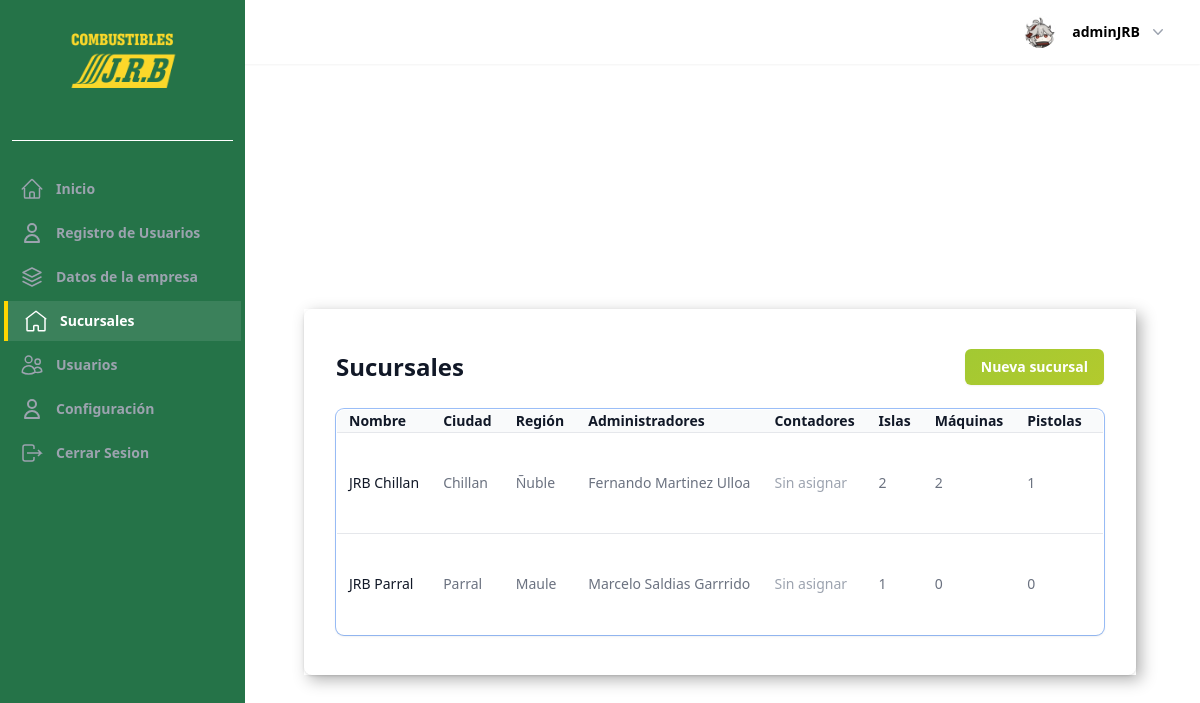
Page /sucursales/ (signed in) on the committed database.
### UsuarioApp/models.py (models this page shows, shortened)
class Profile(models.Model):
    last_activity = models.DateTimeField(null=True, blank=True)
    image = models.ImageField(upload_to=profile_picture_path, default="profile.webp")
    user_FK = models.OneToOneField(
        User, on_delete=models.CASCADE, related_name="profile",
    )
    position_FK = models.ForeignKey(
        Position, on_delete=models.SET_NULL, null=True, blank=True
    )
    company_rut = models.CharField(
        max_length=12,
        blank=True,
        null=True,
        validators=[
            RegexValidator(
                regex=r"^[0-9.]+-[0-9kK]{1}$",
                message="Ingrese un RUT válido en el formato 12.345.678-9",
            )
        ],
        verbose_name="RUT Empresa",
    )
    phone = models.CharField(max_length=20, blank=True, verbose_name="Teléfono")
    gender = models.CharField(
        max_length=1,
        choices=GENDER_CHOICES,
        null=True,
        blank=True,
        verbose_name="Sexo",
    )
    date_of_birth = models.DateField(
        null=True,
        blank=True,
        verbose_name="Fecha de nacimiento",
    )
    salario = models.DecimalField(
        max_digits=10, decimal_places=2, null=True, blank=True, verbose_name="Salario",
    )
    address = models.CharField(max_length=255, blank=True, verbose_name="Dirección")
    date_of_hire = models.DateField(null=True, blank=True, verbose_name="Fecha de contratación")
    is_partime = models.BooleanField(
        default=False,
        choices=[(True, "Tiempo completo"), (False, "Medio tiempo")],
        verbose_name="Tipo de jornada",
    )
    examen_medico = models.FileField(
        upload_to="documentos/examenes/",
        null=True,
        blank=True,
        verbose_name="Examen médico",
    )
    contrato = models.FileField(
        upload_to="documentos/contratos/",
        null=True,
        blank=True,
        verbose_name="Contrato",
    )
    current_branch = models.ForeignKey(
        Sucursal,
        on_delete=models.SET_NULL,
        null=True,
        blank=True,
        related_name="current_profiles",
        verbose_name="Sucursal actual",
    )
    def save(self, *args, **kwargs):
        update_last_activity = kwargs.pop("update_last_activity", False)
        if update_last_activity:
            self.last_activity = timezone.now()
            kwargs["update_fields"] = ["last_activity"]
        if self.pk:
            handle_old_image(Profile, self.pk, self.image)
        super(Profile, self).save(*args, **kwargs)
        if self.image and os.path.exists(self.image.path):
            resize_image(self.image.path, 300)
            crop_image(self.image.path, 300)
    def has_role(self, roles=None):
        if not self.position_FK:
            return False
        code = self.position_FK.permission_code
        if roles is None:
            return code != RESTRICTED_PERMISSION_CODE
        if isinstance(roles, str):
            roles = [roles]
        return code in roles
    def update_last_activity(self):
        self.save(update_last_activity=True)
    def _has_permission(self, code: str) -> bool:
        return bool(self.position_FK and self.position_FK.permission_code == code)
    def is_owner(self) -> bool:
        return self._has_permission("OWNER")
    def is_admin(self) -> bool:
        return self._has_permission("ADMINISTRATOR")
    class Meta:
        verbose_name = "Perfil"
        verbose_name_plural = "Perfiles"
        ordering = ["-id"]

### sucursalApp/models.py (models this page shows, shortened)
class Sucursal(models.Model):
    company = models.ForeignKey(
        "homeApp.Company",
        on_delete=models.CASCADE,
        related_name="branches",
        verbose_name="Empresa",
    )
    name = models.CharField("Nombre", max_length=255)
    address = models.CharField("Dirección", max_length=255)
    city = models.CharField("Ciudad", max_length=100)
    region = models.CharField("Región", max_length=100)
    phone = models.CharField("Teléfono", max_length=30, blank=True)
    email = models.EmailField("Correo electrónico", blank=True)
    islands = models.PositiveIntegerField("Islas", default=0)
    created_at = models.DateTimeField("Fecha de creación", auto_now_add=True)
    updated_at = models.DateTimeField("Fecha de actualización", auto_now=True)
    class Meta:
        verbose_name = "Sucursal"
        verbose_name_plural = "Sucursales"
        ordering = ("name",)
    @property
    def machines_count(self) -> int:
        islands = SucursalStaff._get_related_items(self, "branch_islands")
        return sum(
            SucursalStaff._count_items(
                SucursalStaff._get_related_items(island, "machines")
            )
            for island in islands
        )
    @property
    def nozzles_count(self) -> int:
        return sum(
            machine.nozzles.count()
            for island in self.branch_islands.all()
            for machine in island.machines.all()
        )
    def get_staff_for_role(self, role: str | Iterable[str]):
        if isinstance(role, str):
            roles: Sequence[str | None] = (role,)
        else:
            roles = tuple(role)
        assignments = [
            assignment
            for assignment in self.staff.all()
            if assignment.role in roles
        ]
        return [assignment.profile for assignment in assignments]
    @property
    def administrators(self):
        return self.get_staff_for_role("ADMINISTRATOR")
    @property
    def accountants(self):
        return self.get_staff_for_role("ACCOUNTANT")

class Island(models.Model):
    sucursal = models.ForeignKey(
        Sucursal,
        on_delete=models.CASCADE,
        related_name="branch_islands",
        verbose_name="Sucursal",
    )
    number = models.PositiveIntegerField("Número")
    description = models.CharField("Descripción", max_length=255, blank=True)
    created_at = models.DateTimeField("Fecha de creación", auto_now_add=True)
    updated_at = models.DateTimeField("Fecha de actualización", auto_now=True)
    class Meta:
        verbose_name = "Isla"
        verbose_name_plural = "Islas"
        ordering = ("number",)
        unique_together = ("sucursal", "number")

class Machine(models.Model):
    island = models.ForeignKey(
        Island,
        on_delete=models.CASCADE,
        related_name="machines",
        verbose_name="Isla",
    )
    number = models.PositiveIntegerField("Número")
    initial_numeral = models.DecimalField(
        "Numeral inicial", max_digits=12, decimal_places=2, default=0
    )
    final_numeral = models.DecimalField(
        "Numeral final", max_digits=12, decimal_places=2, default=0
    )
    fuel_type = models.CharField("Tipo de combustible", max_length=50, blank=True)
    description = models.CharField("Descripción", max_length=255, blank=True)
    created_at = models.DateTimeField("Fecha de creación", auto_now_add=True)
    updated_at = models.DateTimeField("Fecha de actualización", auto_now=True)
    class Meta:
        verbose_name = "Máquina"
        verbose_name_plural = "Máquinas"
        ordering = ("number",)
        unique_together = ("island", "number")

### sucursalApp/views.py (the view, shortened to what this page needs)
# urls.py: path("", views.SucursalListView.as_view(), name="sucursal_list"),
class SucursalListView(OwnerCompanyMixin, FormMixin, ListView):
    model = Sucursal
    template_name = "pages/sucursales/sucursal_list.html"
    context_object_name = "sucursales"
    form_class = SucursalForm
    success_url = reverse_lazy("sucursal_list")
    allowed_roles = ["OWNER", "ADMINISTRATOR"]
    def dispatch(self, request, *args, **kwargs):
        profile = getattr(request.user, "profile", None)
        return super().dispatch(request, *args, **kwargs)
    def get_queryset(self) -> QuerySet[Sucursal]:
        branch_ids = self.get_managed_branch_ids()
        if not branch_ids:
            return Sucursal.objects.none()
        return (
            Sucursal.objects.filter(pk__in=branch_ids)
            .select_related("company")
            .prefetch_related(
                Prefetch(
                    "branch_islands",
                    queryset=Island.objects.prefetch_related(
                        Prefetch(
                            "machines",
                            queryset=Machine.objects.prefetch_related("nozzles"),
                        )
                    ),
                ),
                Prefetch(
                    "fuel_inventories",
                    queryset=FuelInventory.objects.order_by("code"),
                ),
                Prefetch(
                    "products",
                    queryset=BranchProduct.objects.order_by("product_type", "arrival_date"),
                ),
                Prefetch(
                    "staff",
                    queryset=SucursalStaff.objects.select_related(
                        "profile__user_FK", "profile__position_FK"
                    ),
                ),
                Prefetch(
                    "shifts",
                    queryset=Shift.objects.select_related(
                        "manager__user_FK", "manager__position_FK"
                    ),
                ),
            )
        )

### templates/pages/sucursales/sucursal_list.html (shortened to what this page needs)
{% extends "components/Layout/base_pages.html" %}
{% block content_pages %}
  <div class="flex items-center justify-between mb-6">
    <h1 class="text-2xl font-semibold text-gray-900">Sucursales</h1>
    {% if request.user.profile.is_owner %}
      <a
        href="{% url 'sucursal_create' %}"
        class="inline-flex items-center rounded-md bg-gradient-to-br px-4 py-2 text-sm font-semibold text-white shadow-sm hover:bg-blue-500 focus-visible:outline focus-visible:outline-2 focus-visible:outline-offset-2 focus-visible:outline-blue-600"
      >
        Nueva sucursal
      </a>
    {% endif %}
  </div>
  {% if sucursales %}
    <div class="overflow-hidden rounded-lg shadow ring-1 ring-black ring-opacity-5">
      <table class="min-w-full divide-y divide-gray-300">
        <thead class="bg-gray-50">
          <tr>
            <th scope="col" class="px-3 py-3.5 text-left text-sm font-semibold text-gray-900">Nombre</th>
            <th scope="col" class="px-3 py-3.5 text-left text-sm font-semibold text-gray-900">Ciudad</th>
            <th scope="col" class="px-3 py-3.5 text-left text-sm font-semibold text-gray-900">Región</th>
            <th scope="col" class="px-3 py-3.5 text-left text-sm font-semibold text-gray-900">Administradores</th>
            <th scope="col" class="px-3 py-3.5 text-left text-sm font-semibold text-gray-900">Contadores</th>
            <th scope="col" class="px-3 py-3.5 text-left text-sm font-semibold text-gray-900">Islas</th>
            <th scope="col" class="px-3 py-3.5 text-left text-sm font-semibold text-gray-900">Máquinas</th>
            <th scope="col" class="px-3 py-3.5 text-left text-sm font-semibold text-gray-900">Pistolas</th>
            <th scope="col" class="relative py-3.5 pl-3 pr-4 sm:pr-6"><span class="sr-only">Editar</span></th>
          </tr>
        </thead>
        <tbody class="divide-y divide-gray-200 bg-white">
          {% for sucursal in sucursales %}
            <tr>
              <td class="whitespace-nowrap px-3 py-4 text-sm text-gray-900 font-medium">{{ sucursal.name }}</td>
              <td class="whitespace-nowrap px-3 py-4 text-sm text-gray-500">{{ sucursal.city }}</td>
              <td class="whitespace-nowrap px-3 py-4 text-sm text-gray-500">{{ sucursal.region }}</td>
              <td class="whitespace-nowrap px-3 py-4 text-sm text-gray-500">
                {% if sucursal.administrators %}
                  <ul class="space-y-1">
                    {% for profile in sucursal.administrators %}
                      {% with full_name=profile.user_FK.get_full_name %}
                        <li>{{ full_name|default:profile.user_FK.username }}</li>
                      {% endwith %}
                    {% endfor %}
                  </ul>
                {% else %}
                  <span class="text-gray-400">Sin asignar</span>
                {% endif %}
              </td>
              <td class="whitespace-nowrap px-3 py-4 text-sm text-gray-500">
                {% if sucursal.accountants %}
                  <ul class="space-y-1">
                    {% for profile in sucursal.accountants %}
                      {% with full_name=profile.user_FK.get_full_name %}
                        <li>{{ full_name|default:profile.user_FK.username }}</li>
                      {% endwith %}
                    {% endfor %}
                  </ul>
                {% else %}
                  <span class="text-gray-400">Sin asignar</span>
                {% endif %}
              </td>
              <td class="whitespace-nowrap px-3 py-4 text-sm text-gray-500">{{ sucursal.branch_islands.count }}</td>
              <td class="whitespace-nowrap px-3 py-4 text-sm text-gray-500">{{ sucursal.machines_count }}</td>
              <td class="whitespace-nowrap px-3 py-4 text-sm text-gray-500">{{ sucursal.nozzles_count }}</td>
              <td class="whitespace-nowrap py-4 pl-3 pr-4 text-right text-sm font-medium sm:pr-6">
                <div class="flex flex-col items-center gap-2">
                  <form
                    action="{% url 'sucursal_delete' sucursal.pk %}"
                    method="post"
                    class="inline"
                    onsubmit="return confirm('¿Estás seguro de eliminar la sucursal {{ sucursal.name }}? Esta acción no se puede deshacer.');"
                  >
                    <button type="submit" class="text-red-600 hover:text-red-800">Eliminar</button>
                  </form>
                </div>
              </td>
            </tr>
          {% endfor %}
        </tbody>
      </table>
    </div>
  {% else %}
    <p class="text-sm text-gray-500">Aún no has creado sucursales.</p>
  {% endif %}
{% endblock content_pages %}

### templates/components/header/components/profile.html (shortened to what this page needs)
{% load static %}
<div class="relative" x-data="{ openUser: false }">
  <button type="button" class="-m-1.5 flex items-center p-1.5" id="user-menu-button" aria-expanded="false" aria-haspopup="true" @click="openUser = !openUser">
    <img class="h-8 w-8 rounded-full bg-gray-50" src="{{ request.user.profile.image.url }}" alt="perfil">
    <span class="hidden lg:flex lg:items-center">
      <span class="ml-4 text-sm font-semibold leading-6 text-black" aria-hidden="true">{{ request.user }}</span>
      <svg class="ml-2 h-5 w-5 text-gray-400" viewBox="0 0 20 20" fill="currentColor" aria-hidden="true">
        <path fill-rule="evenodd" d="M5.23 7.21a.75.75 0 011.06.02L10 11.168l3.71-3.938a.75.75 0 111.08 1.04l-4.25 4.5a.75.75 0 01-1.08 0l-4.25-4.5a.75.75 0 01.02-1.06z" clip-rule="evenodd" />
      </svg>
    </span>
  </button>
</div>

### rows in the picture
Sucursal: name "JRB Chillan", city "Chillan", region "Ñuble", shows "Sin asignar", branch_islands.count "2", machines_count "2", nozzles_count "1"
Profile: user_FK.get_full_name "Fernando Martinez Ulloa"
Sucursal: name "JRB Parral", city "Parral", region "Maule", shows "Sin asignar", branch_islands.count "1", machines_count "0", nozzles_count "0"
Profile: user_FK.get_full_name "Marcelo Saldias Garrrido"

### other values in the picture
{{ request.user }} "adminJRB"
